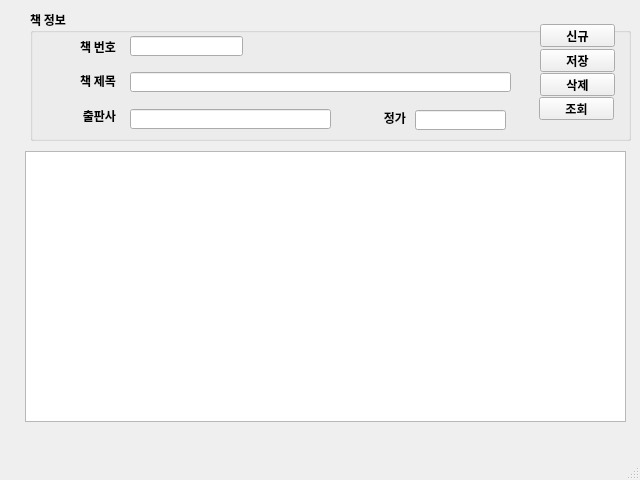
<?xml version="1.0" encoding="UTF-8"?>
<ui version="4.0">
 <class>MainWindow</class>
 <widget class="QMainWindow" name="MainWindow">
  <property name="geometry">
   <rect>
    <x>0</x>
    <y>0</y>
    <width>640</width>
    <height>480</height>
   </rect>
  </property>
  <property name="maximumSize">
   <size>
    <width>640</width>
    <height>480</height>
   </size>
  </property>
  <property name="font">
   <font>
    <family>나눔고딕</family>
    <weight>75</weight>
    <bold>true</bold>
   </font>
  </property>
  <property name="windowTitle">
   <string>마당 도서관리 V1.0</string>
  </property>
  <widget class="QWidget" name="centralwidget">
   <widget class="QGroupBox" name="groupBox">
    <property name="geometry">
     <rect>
      <x>30</x>
      <y>10</y>
      <width>601</width>
      <height>131</height>
     </rect>
    </property>
    <property name="title">
     <string>책 정보</string>
    </property>
    <widget class="QLineEdit" name="txtBookid">
     <property name="geometry">
      <rect>
       <x>100</x>
       <y>26</y>
       <width>113</width>
       <height>20</height>
      </rect>
     </property>
    </widget>
    <widget class="QLabel" name="label">
     <property name="geometry">
      <rect>
       <x>30</x>
       <y>31</y>
       <width>56</width>
       <height>12</height>
      </rect>
     </property>
     <property name="text">
      <string>책 번호</string>
     </property>
     <property name="alignment">
      <set>Qt::AlignRight|Qt::AlignTrailing|Qt::AlignVCenter</set>
     </property>
    </widget>
    <widget class="QLabel" name="label_2">
     <property name="geometry">
      <rect>
       <x>30</x>
       <y>65</y>
       <width>56</width>
       <height>12</height>
      </rect>
     </property>
     <property name="text">
      <string>책 제목</string>
     </property>
     <property name="alignment">
      <set>Qt::AlignRight|Qt::AlignTrailing|Qt::AlignVCenter</set>
     </property>
    </widget>
    <widget class="QLineEdit" name="txtBookname">
     <property name="geometry">
      <rect>
       <x>100</x>
       <y>62</y>
       <width>381</width>
       <height>20</height>
      </rect>
     </property>
    </widget>
    <widget class="QLineEdit" name="txtPrice">
     <property name="geometry">
      <rect>
       <x>385</x>
       <y>100</y>
       <width>91</width>
       <height>20</height>
      </rect>
     </property>
    </widget>
    <widget class="QLineEdit" name="txtPublisher">
     <property name="geometry">
      <rect>
       <x>100</x>
       <y>99</y>
       <width>201</width>
       <height>20</height>
      </rect>
     </property>
    </widget>
    <widget class="QLabel" name="label_3">
     <property name="geometry">
      <rect>
       <x>320</x>
       <y>102</y>
       <width>56</width>
       <height>12</height>
      </rect>
     </property>
     <property name="text">
      <string>정가</string>
     </property>
     <property name="alignment">
      <set>Qt::AlignRight|Qt::AlignTrailing|Qt::AlignVCenter</set>
     </property>
    </widget>
    <widget class="QLabel" name="label_4">
     <property name="geometry">
      <rect>
       <x>30</x>
       <y>100</y>
       <width>56</width>
       <height>12</height>
      </rect>
     </property>
     <property name="text">
      <string>출판사</string>
     </property>
     <property name="alignment">
      <set>Qt::AlignRight|Qt::AlignTrailing|Qt::AlignVCenter</set>
     </property>
    </widget>
    <widget class="QPushButton" name="btnNew">
     <property name="geometry">
      <rect>
       <x>510</x>
       <y>14</y>
       <width>75</width>
       <height>23</height>
      </rect>
     </property>
     <property name="text">
      <string>신규</string>
     </property>
    </widget>
    <widget class="QPushButton" name="btnSave">
     <property name="geometry">
      <rect>
       <x>510</x>
       <y>39</y>
       <width>75</width>
       <height>23</height>
      </rect>
     </property>
     <property name="text">
      <string>저장</string>
     </property>
    </widget>
    <widget class="QPushButton" name="btnDel">
     <property name="geometry">
      <rect>
       <x>510</x>
       <y>63</y>
       <width>75</width>
       <height>23</height>
      </rect>
     </property>
     <property name="text">
      <string>삭제</string>
     </property>
    </widget>
    <widget class="QPushButton" name="btnReload">
     <property name="geometry">
      <rect>
       <x>509</x>
       <y>87</y>
       <width>75</width>
       <height>23</height>
      </rect>
     </property>
     <property name="text">
      <string>조회</string>
     </property>
    </widget>
   </widget>
   <widget class="QTableWidget" name="tblBooks">
    <property name="geometry">
     <rect>
      <x>25</x>
      <y>151</y>
      <width>601</width>
      <height>271</height>
     </rect>
    </property>
   </widget>
  </widget>
  <widget class="QMenuBar" name="menubar">
   <property name="geometry">
    <rect>
     <x>0</x>
     <y>0</y>
     <width>640</width>
     <height>21</height>
    </rect>
   </property>
  </widget>
  <widget class="QStatusBar" name="statusbar"/>
 </widget>
 <resources/>
 <connections/>
</ui>
